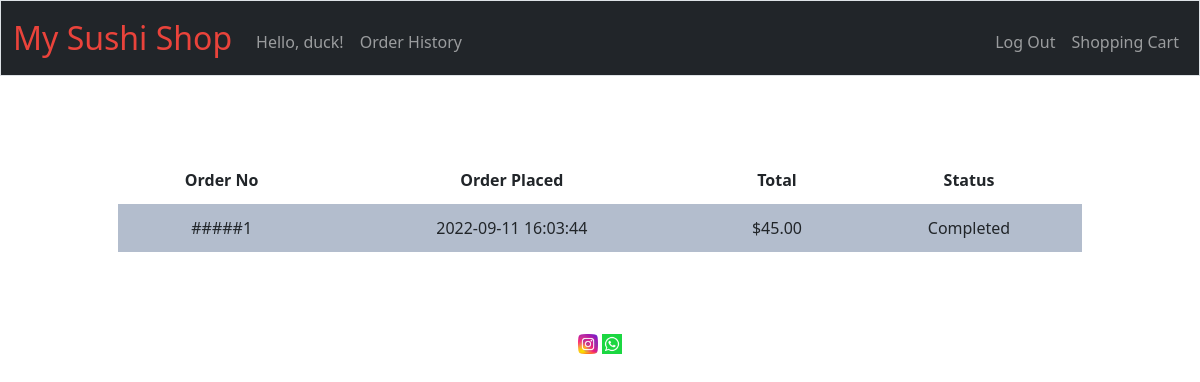
Screenshot of /history (signed in) with the database file from the repository.
### tables this page shows
CREATE TABLE customers(id INTEGER PRIMARY KEY AUTOINCREMENT NOT NULL, name TEXT NOT NULL DEFAULT 'Guest', customer_user_id INTEGER, FOREIGN KEY (customer_user_id) REFERENCES users(id));

CREATE TABLE transactions(
	id INTEGER PRIMARY KEY AUTOINCREMENT NOT NULL,
	total NUMERIC NOT NULL, 
	transaction_date_time DATETIME NOT NULL DEFAULT (datetime('now','localtime')), 
	customer_id INTEGER NOT NULL, 
	delivery_date DATE NOT NULL,
	delivery_time TIME NOT NULL,
	delivery_type TEXT NOT NULL DEFAULT 'DELIVERY', 
	address TEXT NOT NULL DEFAULT 'PICKUP', 
	FOREIGN KEY (customer_id) REFERENCES customers(id)
);

### app.py (the view)
@app.route("/history")
def history():
    transactions = []
    get_customer_id = db.execute("select customers.id as customer_id from customers inner join users where customers.customer_user_id = users.id and users.id = ?", session["user_id"])
    if len(get_customer_id) == 0:
        return render_template("history.html")
    transactions_query_rows = db.execute("SELECT * FROM transactions where customer_id = ?", get_customer_id[0]["customer_id"])
    if transactions_query_rows is not None:
        now = datetime.datetime.now()
        for transaction in transactions_query_rows:
            transaction_details = db.execute("select product_id, quantity, subtotal from transaction_details where transaction_id = ?", transaction["id"])
            status = "In progress"
            delivery_datetime = str(transaction["delivery_date"]) + " " + str(transaction["delivery_time"])
            datetime_object = datetime.datetime.strptime(delivery_datetime, '%Y-%m-%d %H:%M:%S')
            if now > datetime_object:
                status = "Completed"
            transaction = {"id" : transaction["id"], "datetime": transaction["transaction_date_time"], "total": float(transaction["total"]), "status": status}
            transactions.append(transaction)
        return render_template("history.html", transactions = transactions)
    return render_template("history.html")

### app.py (called while the page is built)
@app.after_request
def after_request(response):
    response.headers["Cache-Control"] = "no-cache, no-store, must-revalidate"
    response.headers["Expires"] = 0
    response.headers["Pragma"] = "no-cache"
    return response

### helpers.py (called while the page is built)
def usd(value):
    return f"${value:,.2f}"

### templates/history.html (shortened to what this page needs)
{% extends "layout.html" %}
{% block main %}
<div class="container">
    <div class="section">
    </div>
    <div class="section">
        <table>
            <thead>
                <tr>
                    <th>Order No</th>
                    <th>Order Placed</th>
                    <th>Total</th>
                    <th>Status</th>
                </tr>
            </thead>
            <tbody>
                {% if transactions %}
                {% for dt in transactions %}
                <tr>
                    <td>#####{{ dt.id}}</td>
                    <td>{{ dt.datetime }}</td>
                    <td>{{ dt.total | usd }}</td>
                    <td>{{ dt.status }}</td>
                </tr>
                {% endfor %}
                {% else %}
                <tr>
                    <td colspan="5">
                        You have no order history...
                    </td>
                </tr>
                {% endif %}
        </table>
    </div>
</div>
{% endblock %}

### templates/layout.html (shortened to what this page needs)
<!DOCTYPE html>
<html lang="en">
    <head>
        <link href="https://cdn.jsdelivr.net/npm/bootstrap@5.1.3/dist/css/bootstrap.min.css" rel="stylesheet">
        <link href="/static/styles.css" rel="stylesheet">
    </head>
    <body>
        <nav class="bg-dark border navbar navbar-expand-md navbar-dark">
            <div class="container-fluid">
                <a class="navbar-brand" href="/"><span class="red">My Su</span><span class="red">shi</span> <span class="red">Shop</span></a>
                <div class="collapse navbar-collapse" id="navbar">
                    {% if session["user_id"] %}
                        <ul class="navbar-nav me-auto mt-2">
                            <li class="nav-item"><a class="nav-link" href="/">Hello, {{session["username"]}}!</a></li>
                            {% if session["username"] == "admin" %}
                            <li class="nav-item"><a class="nav-link" href="/admin">Admin</a></li>
                            {% else %}
                            <li class="nav-item"><a class="nav-link" href="/history">Order History</a></li>
                            {% endif %}
                        </ul>
                        <ul class="navbar-nav ms-auto mt-2">
                            <li class="nav-item"><a class="nav-link" href="/logout">Log Out</a></li>
                    {% else %}
                        <ul class="navbar-nav ms-auto mt-2">
                            <li class="nav-item"><a class="nav-link" href="/register">Register</a></li>
                            <li class="nav-item"><a class="nav-link" href="/login">Log In</a></li>
                    {% endif %}
                    <li class="nav-item"><a class="nav-link" href="/cart">Shopping Cart</a></li>
                </ul>
                </div>
            </div>
        </nav>
        <main class="container-fluid py-5 text-center">
            {% block main %}{% endblock %}
        </main>
        <footer class="mb-5 small text-center text-muted">
            <a href="https://www.instagram.com/sushiharu_ptk/"><img src="static/instagram.png" class="fit-pic"></a>
            <a href="https://l.instagram.com/?u=https%3A%2F%2Fwa.me%2F6281254058512&e=ATNtezKf76zg0Cq3H8-FY1R-dK8JJdm9BCCgndBQu4xPQFozxTYxtOo_En472XJrv7GeEKpXSRY61Jfmj4ITrg&s=1"><img src="static/whatsapp.png" class="fit-pic"></a>
        </footer>
    </body>
</html>

### static/styles.css (style rules this page uses)
nav .navbar-brand { font-size: xx-large; }
nav .navbar-brand .red { color: #ea433b; }
.container { margin-left: auto; margin-right: auto; padding-left: 15px; padding-right: 15px; text-align: center; width: 90%; }
.section { padding-bottom: 1rem; padding-left: 2rem; padding-right: 2rem; padding-top: 0.5rem; }
table { background-color: transparent; margin-bottom: 1rem; width: 100%; }
table th, table td { padding: 0.75rem; vertical-align: middle; }
tbody tr:nth-of-type(odd) { background-color: rgba(5, 38, 91, 0.3) }
.fit-pic { width: 20px; }

### rows the page displays
customers: username "duck"
transactions: id "1", datetime "2022-09-11 16:03:44", total "$45.00", status "Completed"
